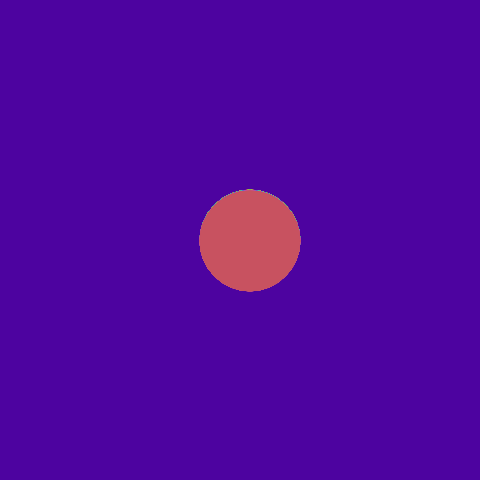
Frame 1 (no input)
Frame 60 (no input): identical to frame 1, image omitted
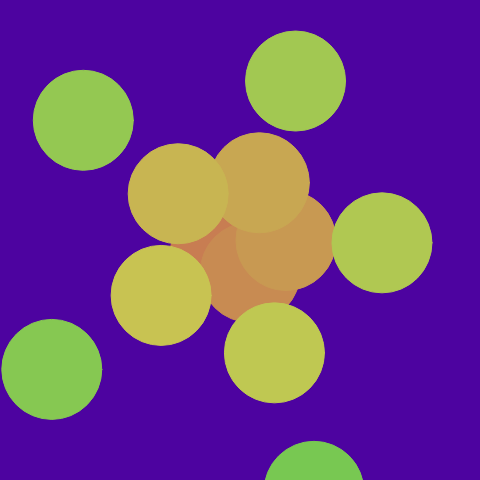
Frame 120 (the mouse pressed at the canvas centre since frame 60)

The p5.js sketch that drew these frames (run headless with seeded random() and noise() and a simulated clock; from frame 60 on, the mouse is pressed at the canvas centre):

// p5.js sketch
// ── sketch.js
var angle = 0;
var circleX = 0;
var circleY = 0;
var length = 10;
var circleSize = 100;

function setup() {
	createCanvas(480, 480);
	colorMode(HSB, 255);
}

function draw () {
	background(190, 250, 160);

	var numberOfCircles = 50;
	var twoPI = Math.PI * 2;

	length = 10;

	for(var index = 0; index < numberOfCircles; index = index + 1){
		length = length + (index * mouseX * 0.01);
		var segAngle = index/numberOfCircles;
		var angle = segAngle * (twoPI * mouseY +0.1);
		stroke(segAngle * 255, 150, 200);
		fill(segAngle * 255, 150, 200);
		circleX = Math.cos(angle) * length + width/2;
		circleY = Math.sin(angle) * length + height/2;

		ellipse(circleX, circleY, circleSize, circleSize);
	}
}
